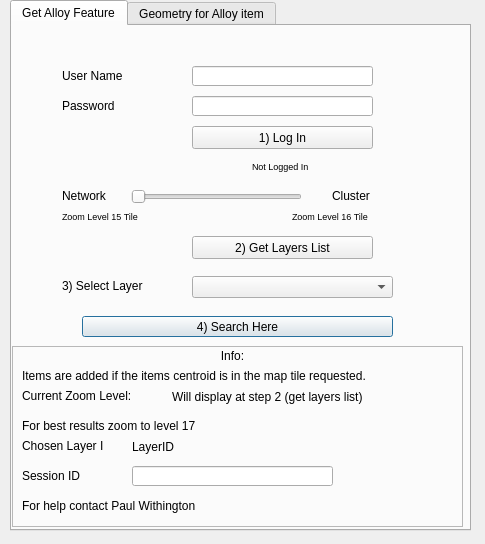
<?xml version="1.0" encoding="UTF-8"?>
<ui version="4.0">
 <class>SaveAttributesDialogBase</class>
 <widget class="QDialog" name="SaveAttributesDialogBase">
  <property name="geometry">
   <rect>
    <x>0</x>
    <y>0</y>
    <width>485</width>
    <height>544</height>
   </rect>
  </property>
  <property name="windowTitle">
   <string>Alloy Search Here</string>
  </property>
  <widget class="QTabWidget" name="tabWidget">
   <property name="geometry">
    <rect>
     <x>10</x>
     <y>0</y>
     <width>461</width>
     <height>531</height>
    </rect>
   </property>
   <property name="currentIndex">
    <number>0</number>
   </property>
   <widget class="QWidget" name="tab_3">
    <attribute name="title">
     <string>Get Alloy Feature</string>
    </attribute>
    <widget class="QLabel" name="label_5">
     <property name="geometry">
      <rect>
       <x>10</x>
       <y>410</y>
       <width>81</width>
       <height>20</height>
      </rect>
     </property>
     <property name="text">
      <string>Chosen Layer ID</string>
     </property>
    </widget>
    <widget class="QLabel" name="label_2">
     <property name="geometry">
      <rect>
       <x>50</x>
       <y>70</y>
       <width>71</width>
       <height>20</height>
      </rect>
     </property>
     <property name="text">
      <string>Password</string>
     </property>
    </widget>
    <widget class="QLabel" name="label_7">
     <property name="geometry">
      <rect>
       <x>240</x>
       <y>130</y>
       <width>131</width>
       <height>21</height>
      </rect>
     </property>
     <property name="font">
      <font>
       <pointsize>7</pointsize>
      </font>
     </property>
     <property name="text">
      <string>Not Logged In</string>
     </property>
    </widget>
    <widget class="QSlider" name="horizontalSlider">
     <property name="geometry">
      <rect>
       <x>119</x>
       <y>160</y>
       <width>171</width>
       <height>22</height>
      </rect>
     </property>
     <property name="maximum">
      <number>1</number>
     </property>
     <property name="pageStep">
      <number>1</number>
     </property>
     <property name="orientation">
      <enum>Qt::Horizontal</enum>
     </property>
    </widget>
    <widget class="QLabel" name="label_9">
     <property name="geometry">
      <rect>
       <x>320</x>
       <y>160</y>
       <width>61</width>
       <height>20</height>
      </rect>
     </property>
     <property name="text">
      <string>Cluster</string>
     </property>
    </widget>
    <widget class="QLabel" name="label">
     <property name="geometry">
      <rect>
       <x>50</x>
       <y>40</y>
       <width>81</width>
       <height>20</height>
      </rect>
     </property>
     <property name="text">
      <string>User Name</string>
     </property>
    </widget>
    <widget class="QPushButton" name="pushButtonSeHere">
     <property name="geometry">
      <rect>
       <x>70</x>
       <y>290</y>
       <width>311</width>
       <height>21</height>
      </rect>
     </property>
     <property name="text">
      <string>4) Search Here</string>
     </property>
    </widget>
    <widget class="QLabel" name="label_3">
     <property name="geometry">
      <rect>
       <x>50</x>
       <y>250</y>
       <width>121</width>
       <height>20</height>
      </rect>
     </property>
     <property name="text">
      <string>3) Select Layer</string>
     </property>
    </widget>
    <widget class="QPushButton" name="pushButtonGetLayers">
     <property name="geometry">
      <rect>
       <x>180</x>
       <y>210</y>
       <width>181</width>
       <height>23</height>
      </rect>
     </property>
     <property name="text">
      <string>2) Get Layers List</string>
     </property>
    </widget>
    <widget class="QLabel" name="label_4">
     <property name="geometry">
      <rect>
       <x>10</x>
       <y>440</y>
       <width>101</width>
       <height>20</height>
      </rect>
     </property>
     <property name="text">
      <string>Session ID</string>
     </property>
    </widget>
    <widget class="QLineEdit" name="lineEdit">
     <property name="geometry">
      <rect>
       <x>120</x>
       <y>440</y>
       <width>201</width>
       <height>20</height>
      </rect>
     </property>
    </widget>
    <widget class="QFrame" name="frame">
     <property name="geometry">
      <rect>
       <x>0</x>
       <y>320</y>
       <width>451</width>
       <height>181</height>
      </rect>
     </property>
     <property name="frameShape">
      <enum>QFrame::StyledPanel</enum>
     </property>
     <property name="frameShadow">
      <enum>QFrame::Raised</enum>
     </property>
     <widget class="QLabel" name="label_6">
      <property name="geometry">
       <rect>
        <x>170</x>
        <y>0</y>
        <width>101</width>
        <height>20</height>
       </rect>
      </property>
      <property name="text">
       <string>Info:</string>
      </property>
      <property name="alignment">
       <set>Qt::AlignCenter</set>
      </property>
     </widget>
     <widget class="QLabel" name="labelczoom">
      <property name="geometry">
       <rect>
        <x>160</x>
        <y>40</y>
        <width>291</width>
        <height>21</height>
       </rect>
      </property>
      <property name="text">
       <string>Will display at step 2 (get layers list)</string>
      </property>
     </widget>
     <widget class="QLabel" name="label_13">
      <property name="geometry">
       <rect>
        <x>10</x>
        <y>40</y>
        <width>141</width>
        <height>20</height>
       </rect>
      </property>
      <property name="text">
       <string>Current Zoom Level:</string>
      </property>
     </widget>
     <widget class="QLabel" name="label_10">
      <property name="geometry">
       <rect>
        <x>10</x>
        <y>20</y>
        <width>441</width>
        <height>20</height>
       </rect>
      </property>
      <property name="text">
       <string>Items are added if the items centroid is in the map tile requested. </string>
      </property>
     </widget>
     <widget class="QLabel" name="label_12">
      <property name="geometry">
       <rect>
        <x>10</x>
        <y>70</y>
        <width>321</width>
        <height>20</height>
       </rect>
      </property>
      <property name="text">
       <string>For best results zoom to level 17</string>
      </property>
     </widget>
     <widget class="QLabel" name="label_15">
      <property name="geometry">
       <rect>
        <x>10</x>
        <y>150</y>
        <width>291</width>
        <height>20</height>
       </rect>
      </property>
      <property name="text">
       <string>For help contact Paul Withington</string>
      </property>
     </widget>
    </widget>
    <widget class="QLineEdit" name="lineEditUser">
     <property name="geometry">
      <rect>
       <x>180</x>
       <y>40</y>
       <width>181</width>
       <height>20</height>
      </rect>
     </property>
     <property name="inputMethodHints">
      <set>Qt::ImhEmailCharactersOnly</set>
     </property>
    </widget>
    <widget class="QLabel" name="label_14">
     <property name="geometry">
      <rect>
       <x>280</x>
       <y>180</y>
       <width>111</width>
       <height>20</height>
      </rect>
     </property>
     <property name="font">
      <font>
       <pointsize>7</pointsize>
      </font>
     </property>
     <property name="text">
      <string>Zoom Level 16 Tile</string>
     </property>
    </widget>
    <widget class="QLineEdit" name="lineEditPass">
     <property name="geometry">
      <rect>
       <x>180</x>
       <y>70</y>
       <width>181</width>
       <height>20</height>
      </rect>
     </property>
     <property name="font">
      <font>
       <family>MS Outlook</family>
      </font>
     </property>
     <property name="inputMethodHints">
      <set>Qt::ImhHiddenText|Qt::ImhSensitiveData</set>
     </property>
     <property name="inputMask">
      <string/>
     </property>
    </widget>
    <widget class="QComboBox" name="comboBoxLayers">
     <property name="geometry">
      <rect>
       <x>180</x>
       <y>250</y>
       <width>201</width>
       <height>22</height>
      </rect>
     </property>
    </widget>
    <widget class="QLabel" name="label_8">
     <property name="geometry">
      <rect>
       <x>50</x>
       <y>160</y>
       <width>61</width>
       <height>20</height>
      </rect>
     </property>
     <property name="text">
      <string>Network</string>
     </property>
    </widget>
    <widget class="QLabel" name="label_11">
     <property name="geometry">
      <rect>
       <x>50</x>
       <y>180</y>
       <width>141</width>
       <height>20</height>
      </rect>
     </property>
     <property name="font">
      <font>
       <pointsize>7</pointsize>
      </font>
     </property>
     <property name="text">
      <string>Zoom Level 15 Tile</string>
     </property>
    </widget>
    <widget class="QPushButton" name="pushButtonlogin">
     <property name="geometry">
      <rect>
       <x>180</x>
       <y>100</y>
       <width>181</width>
       <height>23</height>
      </rect>
     </property>
     <property name="text">
      <string>1) Log In</string>
     </property>
    </widget>
    <widget class="QLabel" name="labelCsLayerID">
     <property name="geometry">
      <rect>
       <x>120</x>
       <y>410</y>
       <width>251</width>
       <height>21</height>
      </rect>
     </property>
     <property name="text">
      <string>LayerID</string>
     </property>
    </widget>
   </widget>
   <widget class="QWidget" name="tab_4">
    <attribute name="title">
     <string>Geometry for Alloy item</string>
    </attribute>
    <widget class="QTextBrowser" name="textBrowser">
     <property name="geometry">
      <rect>
       <x>0</x>
       <y>10</y>
       <width>451</width>
       <height>441</height>
      </rect>
     </property>
     <property name="html">
      <string>&lt;!DOCTYPE HTML PUBLIC &quot;-//W3C//DTD HTML 4.0//EN&quot; &quot;http://www.w3.org/TR/REC-html40/strict.dtd&quot;&gt;
&lt;html&gt;&lt;head&gt;&lt;meta name=&quot;qrichtext&quot; content=&quot;1&quot; /&gt;&lt;style type=&quot;text/css&quot;&gt;
p, li { white-space: pre-wrap; }
&lt;/style&gt;&lt;/head&gt;&lt;body style=&quot; font-family:'MS Shell Dlg 2'; font-size:8.25pt; font-weight:400; font-style:normal;&quot;&gt;
&lt;p style=&quot; margin-top:12px; margin-bottom:12px; margin-left:0px; margin-right:0px; -qt-block-indent:0; text-indent:0px;&quot;&gt;&lt;span style=&quot; font-size:8pt;&quot;&gt;This will display the geometry of the first selected item as json in WSG84 for Alloy. This can be directly pasted into Alloy geometry field. &lt;/span&gt;&lt;/p&gt;
&lt;p style=&quot;-qt-paragraph-type:empty; margin-top:12px; margin-bottom:12px; margin-left:0px; margin-right:0px; -qt-block-indent:0; text-indent:0px; font-size:8pt;&quot;&gt;&lt;br /&gt;&lt;/p&gt;
&lt;p style=&quot; margin-top:12px; margin-bottom:12px; margin-left:0px; margin-right:0px; -qt-block-indent:0; text-indent:0px;&quot;&gt;&lt;span style=&quot; font-size:8pt;&quot;&gt;Note: only point, polyline and polygon are supported at this time&lt;/span&gt;&lt;/p&gt;&lt;/body&gt;&lt;/html&gt;</string>
     </property>
    </widget>
    <widget class="QPushButton" name="pushButtonCalc">
     <property name="geometry">
      <rect>
       <x>10</x>
       <y>460</y>
       <width>431</width>
       <height>41</height>
      </rect>
     </property>
     <property name="text">
      <string>Calculate</string>
     </property>
    </widget>
   </widget>
  </widget>
 </widget>
 <resources/>
 <connections/>
</ui>
